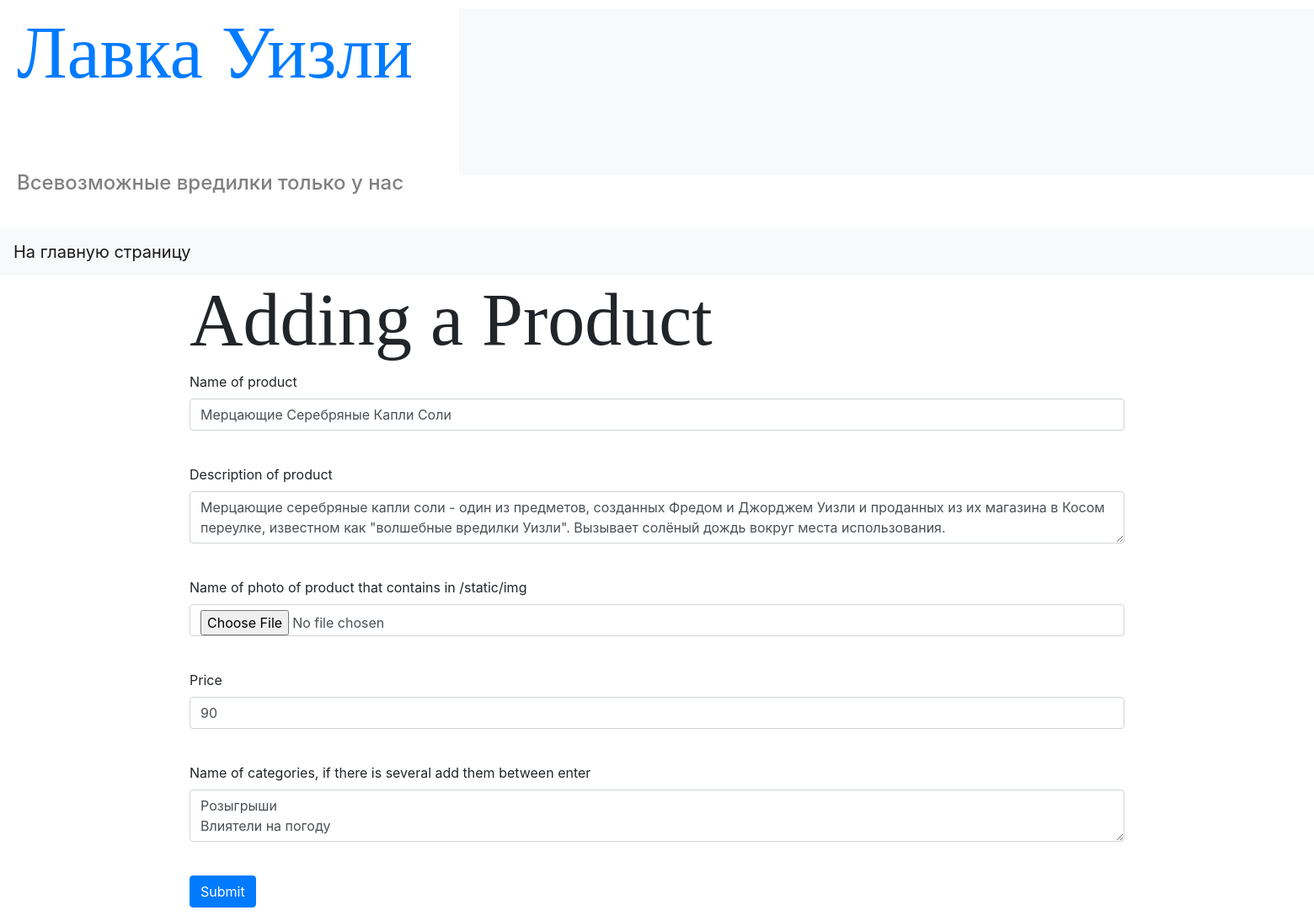
Page /add_product/9 (signed in) on the committed database.
### data/users.py (models this page shows)
class Products(SqlAlchemyBase):
    __tablename__ = 'products'
    id = sqlalchemy.Column(sqlalchemy.Integer, primary_key=True,
                           autoincrement=True)
    name = sqlalchemy.Column(sqlalchemy.String, nullable=True)
    price = sqlalchemy.Column(sqlalchemy.Integer, nullable=True)
    name_of_photo = sqlalchemy.Column(sqlalchemy.String, nullable=True)
    description = sqlalchemy.Column(sqlalchemy.String, nullable=True)
    categories = orm.relation("Category",
                              secondary="products_to_category",
                              backref="products")

### main.py (the view, shortened to what this page needs)
@app.route('/add_product/<int:id>', methods=['GET', 'POST'])
@login_required
def edit_product(id):
    form = AddProductForm()
    if request.method == "GET":
        session = db_session.create_session()
        product = session.query(Products).filter(Products.id == id).\
            filter(current_user.id == 1).first()
        if product:
            form.name.data = product.name
            form.name_of_photo.data = product.name_of_photo
            form.price.data = product.price
            form.description.data = product.description
            to_categories = product.categories
            name_of_categories = []
            for to_category in to_categories:
                name_of_categories.append(to_category.name)
            form.categories.data = '\n'.join(name_of_categories)
        else:
            abort(404)
    return render_template('add_product.html', title='Editing product', form=form)

### main.py
class AddProductForm(FlaskForm):
    name = StringField('Name of product', validators=[DataRequired()])
    name_of_photo = FileField('Name of photo of product that contains in /static/img',
                              validators=[DataRequired()])
    price = StringField('Price', validators=[DataRequired()])
    description = TextAreaField('Description of product', validators=[DataRequired()])
    categories = TextAreaField('Name of categories, if there is several add them between enter',
                               validators=[DataRequired()])
    submit = SubmitField('Submit')

### data/db_session.py (called while the page is built)
def create_session() -> Session:
    global __factory
    return __factory()

### main.py (called while the page is built)
@login_manager.user_loader
def load_user(user_id):
    session = db_session.create_session()
    return session.query(Users).get(user_id)

### templates/add_product.html (shortened to what this page needs)
{% extends "base.html" %}
{% block content %}
<h1>Adding a Product</h1>
<form action="" method="post" enctype="multipart/form-data">
    <p>
        {{ form.name.label }}<br>
        {{ form.name(class="form-control") }}<br>
    </p>
    <p>
        {{ form.description.label }}<br>
        {{ form.description(class="form-control") }}<br>
    </p>
    <p>
        {{ form.name_of_photo.label }}<br>
        {{ form.name_of_photo(class="form-control") }}<br>
    </p>
    <p>
        {{ form.price.label }}<br>
        {{ form.price(class="form-control") }}<br>
    </p>
    <p>
        {{ form.categories.label }}<br>
        {{ form.categories(class="form-control") }}<br>
    <p>{{ form.submit(type="submit", class="btn btn-primary") }}</p>
</form>
{% endblock %}

### static/css/style.css (style rules this page uses)
h1 { font-family: MyUniqueFont; font-size: 550%; }

### rows in the picture
Products: name "Мерцающие Серебряные Капли Соли", description "Мерцающие серебряные капли соли - один из предметов, созданных Фредом и Джорджем Уизли и проданных из их магазина в Косом переулке, известном как \"волшебные вредилки Уизли\". Вызывает солёный дождь вокруг места использования.", price "90"
